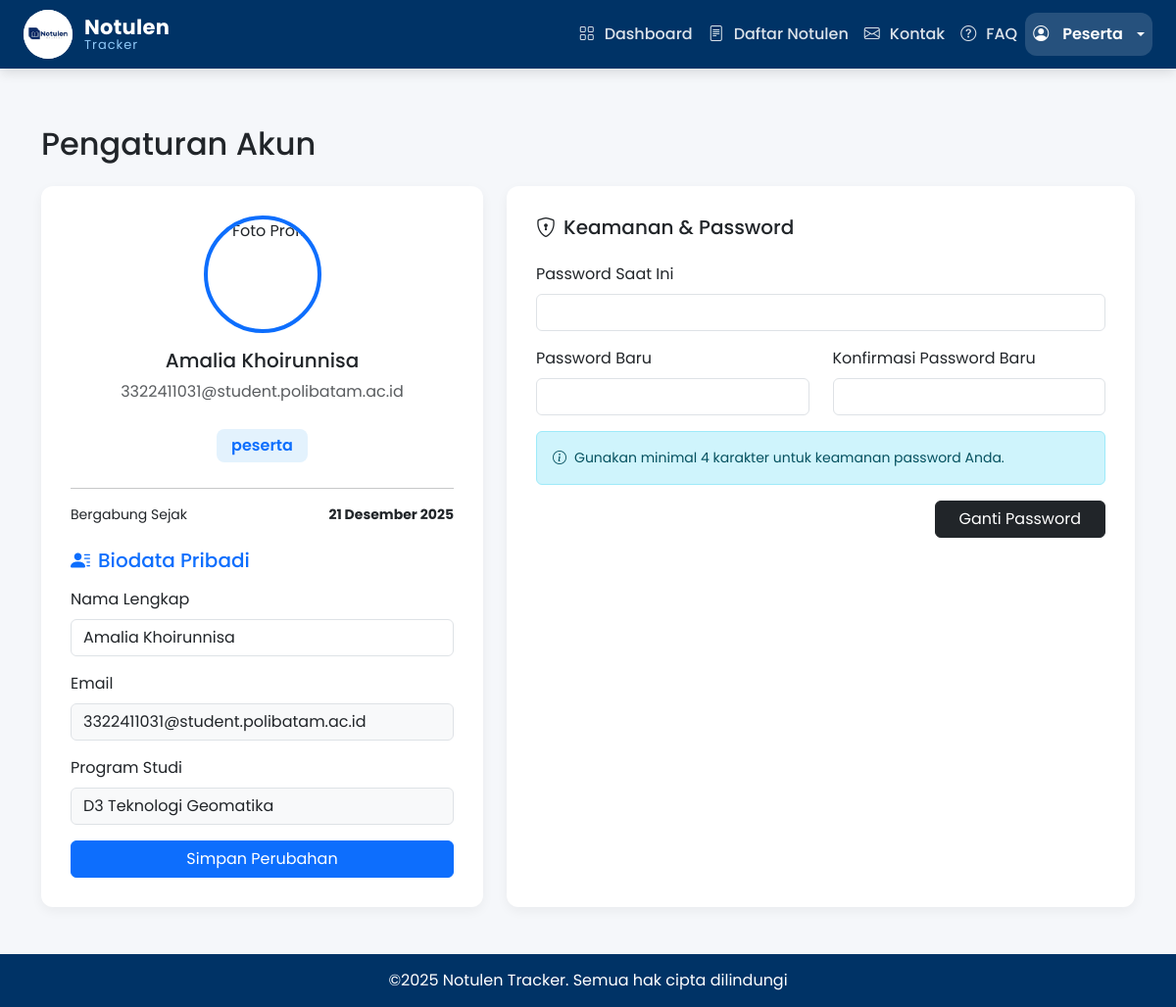
Screenshot of /profile.php (signed in) with the database file from the repository.
### tables this page shows
CREATE TABLE `pengguna` (
  `id` int NOT NULL,
  `nim` varchar(20) DEFAULT NULL,
  `nama_lengkap` varchar(150) DEFAULT NULL,
  `prodi` varchar(150) DEFAULT NULL,
  `email` varchar(150) DEFAULT NULL,
  `password` varchar(255) DEFAULT NULL,
  `role` enum('notulis','peserta') DEFAULT 'peserta',
  `foto_profile` varchar(100) DEFAULT 'user.png',
  `bergabung_sejak` date DEFAULT NULL
);

### profile.php (the view, shortened to what this page needs)
<?php
$user_id = $_SESSION['id'];
$db_host = "localhost";
$db_user = "root";
$db_pass = "";
$db_name = "notulen_db";
$conn = mysqli_connect($db_host, $db_user, $db_pass, $db_name);
$query_profile = "SELECT * FROM pengguna WHERE id = ?";
$stmt = mysqli_prepare($conn, $query_profile);
mysqli_stmt_bind_param($stmt, "i", $user_id);
mysqli_stmt_execute($stmt);
$result = mysqli_stmt_get_result($stmt);
$profile_data = mysqli_fetch_assoc($result);
$role_display = !empty($profile_data['role']) ? $profile_data['role'] : 'Notulis';
$dropdown_nama = htmlspecialchars($profile_data['nama_lengkap']);
$dropdown_email = htmlspecialchars($profile_data['email']);
$is_default_photo = empty($profile_data['foto_profile']) || !file_exists($profile_data['foto_profile']);
$foto_path = (!$is_default_photo) ? htmlspecialchars($profile_data['foto_profile']) : 'user.png';
if (!empty($profile_data['bergabung_sejak']) && $profile_data['bergabung_sejak'] !== '0000-00-00') {
    $timestamp = strtotime($profile_data['bergabung_sejak']);
    $bulan_indonesia = [
        1 => 'Januari', 'Februari', 'Maret', 'April', 'Mei', 'Juni',
        'Juli', 'Agustus', 'September', 'Oktober', 'November', 'Desember'
    ];
    $formatted_date = date('d', $timestamp) . ' ' . $bulan_indonesia[date('n', $timestamp)] . ' ' . date('Y', $timestamp);
} else {
    $formatted_date = "Baru Saja";
}
?>
<!DOCTYPE html>
<html lang="id">
<head>
    <link href="https://cdn.jsdelivr.net/npm/bootstrap@5.3.3/dist/css/bootstrap.min.css" rel="stylesheet">
    <link href="https://cdnjs.cloudflare.com/ajax/libs/croppie/2.6.5/croppie.min.css" rel="stylesheet">
    <link href="https://cdn.jsdelivr.net/npm/bootstrap-icons@1.11.3/font/bootstrap-icons.min.css" rel="stylesheet">
</head>
<body>
    <nav class="navbar navbar-expand-lg navbar-dark fixed-top px-4 custom-navbar">
        <a class="navbar-brand brand-pro" href="dashboard.php">
            <img src="logono.jpeg" alt="Logo">
            <div class="brand-info">
                <span class="brand-name">Notulen</span>
                <span class="brand-tagline">Tracker</span>
            </div>
        </a>
        <div class="collapse navbar-collapse">
            <ul class="navbar-nav ms-auto nav-effect">
                <li class="nav-item"><a class="nav-link" href="dashboard.php"><i class="bi bi-grid"></i><span>Dashboard</span></a></li>
                <li class="nav-item"><a class="nav-link" href="daftar_notulen.php"><i class="bi bi-file-text"></i><span>Daftar Notulen</span></a></li>
                <li class="nav-item"><a class="nav-link" href="kontak.php"><i class="bi bi-envelope"></i><span>Kontak</span></a></li>
                <li class="nav-item"><a class="nav-link" href="FAQ.php"><i class="bi bi-question-circle"></i><span>FAQ</span></a></li>
                <li class="nav-item dropdown">
                    <a class="nav-link dropdown-toggle active" href="#" id="userDropdown" role="button" data-bs-toggle="dropdown">
                        <i class="bi bi-person-circle me-1"></i> <?php echo ucwords(htmlspecialchars($role_display)); ?>
                    </a>
                </li>
            </ul>
        </div>
    </nav>
    <main class="container py-5">
        <h2 class="mb-4">Pengaturan Akun</h2>
        <div class="row g-4">
            <div class="col-lg-5">
                <div class="profile-sidebar">
                    <div class="text-center">
                        <img id="fotoProfil" class="main-avatar" src="<?php echo $foto_path; ?>" alt="Foto Profil" title="Klik untuk ganti foto">
                        <h5 class="mt-3"><?php echo $dropdown_nama; ?></h5>
                        <p class="text-muted"><?php echo $dropdown_email; ?></p>
                        <span class="badge-peserta"><?php echo htmlspecialchars($profile_data['role']); ?></span>
                        <hr>
                        <div class="d-flex justify-content-between small mb-4">
                            <span>Bergabung Sejak</span>
                            <strong><?php echo $formatted_date; ?></strong>
                        </div>
                    </div>
                    <h5 class="text-primary mb-3"><i class="bi bi-person-lines-fill me-2"></i>Biodata Pribadi</h5>
                    <form id="dataDiriForm">
                        <div class="mb-3">
                            <label class="form-label">Nama Lengkap</label>
                            <input type="text" class="form-control" id="nama" value="<?php echo $dropdown_nama; ?>" required>
                        </div>
                        <div class="mb-3">
                            <label class="form-label">Email</label>
                            <input type="email" class="form-control bg-light" value="<?php echo $dropdown_email; ?>" readonly>
                        </div>
                        <div class="mb-3">
                            <label class="form-label">Program Studi</label>
                            <input type="text" class="form-control bg-light" value="<?php echo htmlspecialchars($profile_data['prodi']); ?>" readonly>
                        </div>
                        <button type="submit" id="btnSimpanData" class="btn btn-primary w-100">Simpan Perubahan</button>
                    </form>
                </div>
            </div>
            <div class="col-lg-7">
                <div class="form-card">
                    <h5 class="text-dark mb-4"><i class="bi bi-shield-lock me-2"></i>Keamanan & Password</h5>
                    <form id="passwordForm">
                        <div class="mb-3">
                            <label class="form-label">Password Saat Ini</label>
                            <input type="password" class="form-control" id="passwordLama" required>
                        </div>
                        <div class="row mb-3">
                            <div class="col-md-6">
                                <label class="form-label">Password Baru</label>
                                <input type="password" class="form-control" id="passwordBaru" minlength="4" required>
                            </div>
                            <div class="col-md-6">
                                <label class="form-label">Konfirmasi Password Baru</label>
                                <input type="password" class="form-control" id="konfirmasiPassword" required>
                            </div>
                        </div>
                        <div class="alert alert-info small">
                            <i class="bi bi-info-circle me-2"></i>Gunakan minimal 4 karakter untuk keamanan password Anda.
                        </div>
                        <div class="text-end">
                            <button type="submit" id="btnGantiPassword" class="btn btn-dark px-4">Ganti Password</button>
                        </div>
                    </form>
                </div>
            </div>
        </div>
    </main>
    <footer>©2025 Notulen Tracker. Semua hak cipta dilindungi</footer>
</body>
</html>

### profile.php (style rules this page uses)
body { font-family: 'Poppins', sans-serif; background-color: #f5f7fa; display: flex; flex-direction: column; min-height: 100vh; padding-top: 80px; }
.custom-navbar { background-color: #003366; height: 70px; box-shadow: 0 4px 12px rgba(0,0,0,0.12); }
.nav-effect .nav-link { color: #dce3ea !important; padding: 10px 18px; border-radius: 12px; display: flex; align-items: center; gap: 10px; font-weight: 500; transition: all 0.3s ease; }
.navbar-nav .nav-link.active { background: rgba(255,255,255,0.15); color: #ffffff !important; font-weight: 600; }
.brand-pro { display: flex; align-items: center; gap: 12px; text-decoration: none; }
.brand-info { display: flex; flex-direction: column; line-height: 1.1; }
.brand-pro img { width: 50px; height: 50px; border-radius: 100px; background: linear-gradient(135deg, #ffffff, #e3f2fd); transition: all 0.35s ease; }
.brand-name { font-size: 21px; font-weight: 700; color: #ffffff; letter-spacing: 0.3px; }
.brand-tagline { font-size: 13px; color: #90caf9; letter-spacing: 1px; }
.profile-sidebar { background: white; padding: 30px; border-radius: 12px; box-shadow: 0 4px 12px rgba(0,0,0,0.05); }
.profile-sidebar img.main-avatar { width: 120px; height: 120px; border-radius: 50%; object-fit: cover; border: 4px solid #0d6efd; transition: 0.3s; cursor: pointer; display: block; margin: 0 auto; }
.badge-peserta { background-color: #e3f2fd; color: #0d6efd; font-weight: 600; padding: 5px 15px; border-radius: 8px; margin: 10px 0; display: inline-block; }
.form-card { background: white; padding: 30px; border-radius: 12px; box-shadow: 0 4px 12px rgba(0,0,0,0.05); height: 100%; }
footer { background-color: #003366; color: white; text-align: center; padding: 15px 0; margin-top: auto; }

### rows the page displays
pengguna: role "Peserta", nama_lengkap "Amalia Khoirunnisa", email "3322411031@student.polibatam.ac.id", role "peserta", bergabung_sejak "21 Desember 2025", prodi "D3 Teknologi Geomatika"
